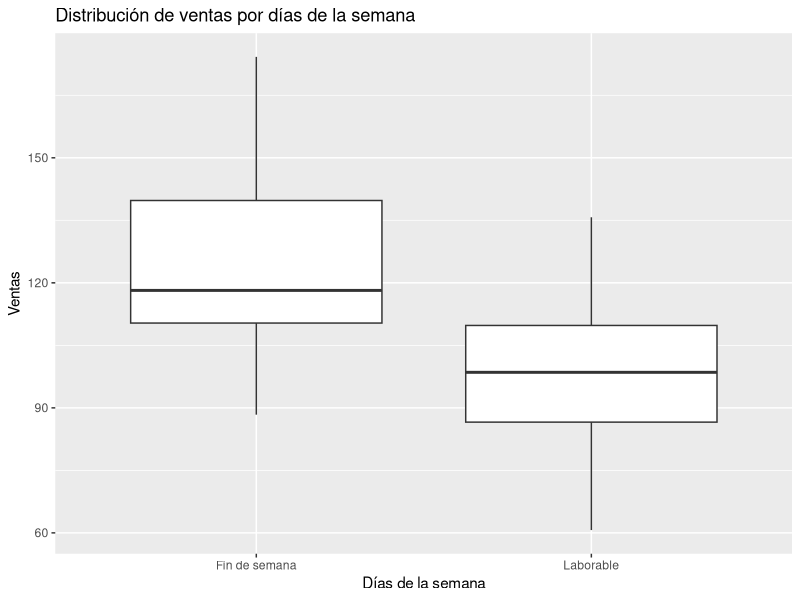

Write the R code that produced this figure.
# Instala y carga el paquete "tidyverse" si aún no lo tienes
# install.packages("tidyverse")
library(tidyverse)


# Generar datos ficticios de ventas
set.seed(123) # Para reproducibilidad
dias_semana <- c(rep("Laborable", 30), rep("Fin de semana", 20))
ventas <- c(rnorm(30, mean = 100, sd = 20), rnorm(20, mean = 120, sd = 25))

# Crear un data frame con los datos
data <- data.frame(DiasSemana = dias_semana, Ventas = ventas)

# Visualizar la distribución de las ventas según los días de la semana
ggplot(data, aes(x = DiasSemana, y = Ventas)) +
  geom_boxplot() +
  labs(title = "Distribución de ventas por días de la semana",
       x = "Días de la semana",
       y = "Ventas")

# Realizar la prueba de t de Student
t_test_result <- t.test(Ventas ~ DiasSemana, data = data, var.equal = FALSE)

# Mostrar los resultados
t_test_result

# COMO EXPORTAR DATAFRAME A EXCEL
# Instala y carga la librería writexl si no está instalada
install.packages("writexl")
library(writexl)

# Tu dataframe data
# ...

# Especifica el nombre del archivo de Excel
nombre_archivo <- "meta1.2_data.xlsx"

# Exporta el dataframe a Excel
write_xlsx(data, path = nombre_archivo)

# SACAR MLA MEDIA POR GRUPOS
# Supongamos que tienes un dataframe llamado data
# con columnas DiasSemana y Ventas

# Calcular las medias por grupos independientes
medias_por_grupo <- aggregate(Ventas ~ DiasSemana, data = data, FUN = mean)

# Imprimir el resultado
print(medias_por_grupo)

# INTERVALOS DE CONFIANZA A LA MEDIA 2
# Supongamos que tienes un dataframe llamado data
# con columnas DiasSemana y Ventas

# Función para calcular el intervalo de confianza de la media
intervalo_confianza_media <- function(x) {
  t_test_result <- t.test(x, conf.level = 0.95)
  return(c(mean = mean(x), conf_interval = t_test_result$conf.int))
}

# Calcular los intervalos de confianza para cada grupo independiente
intervalos_confianza <- tapply(data$Ventas, data$DiasSemana, intervalo_confianza_media)

# Imprimir los resultados
print(intervalos_confianza)
